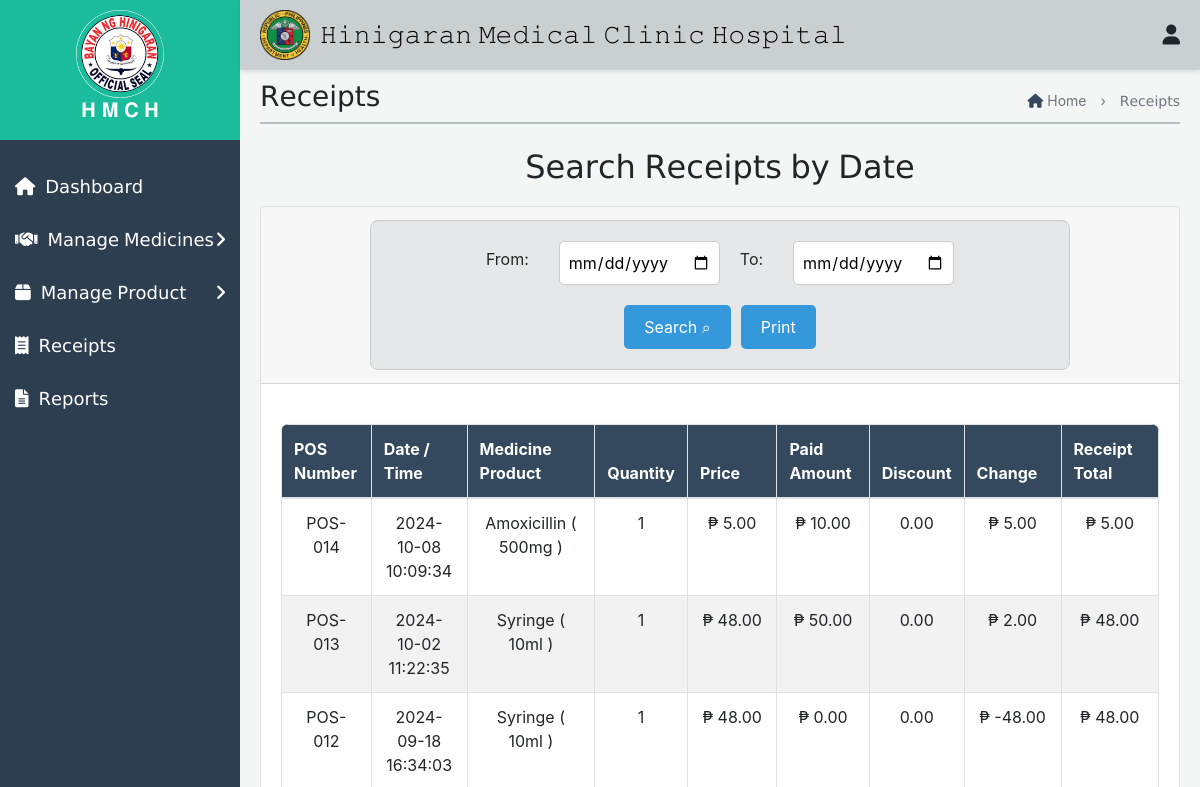
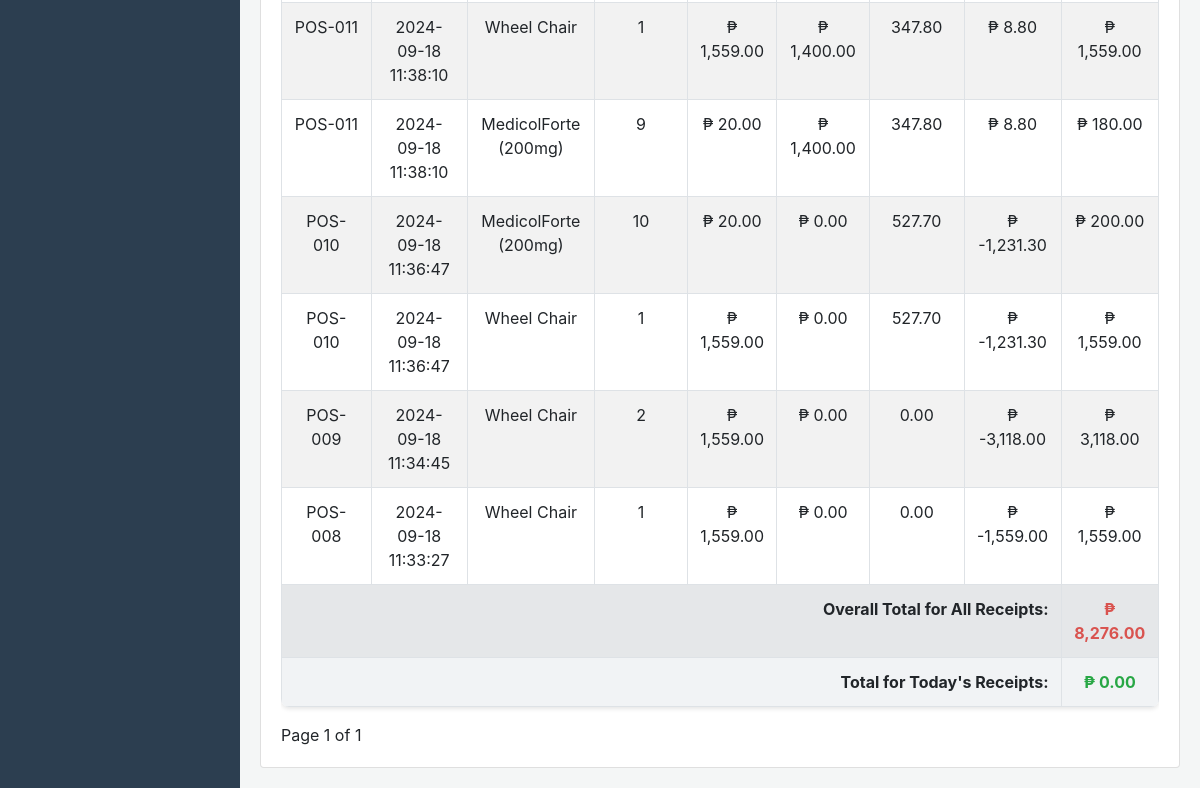
Before: /Pharmacy/InventoryStaffReceipt.php with the older database file (2 pictures, top to bottom).
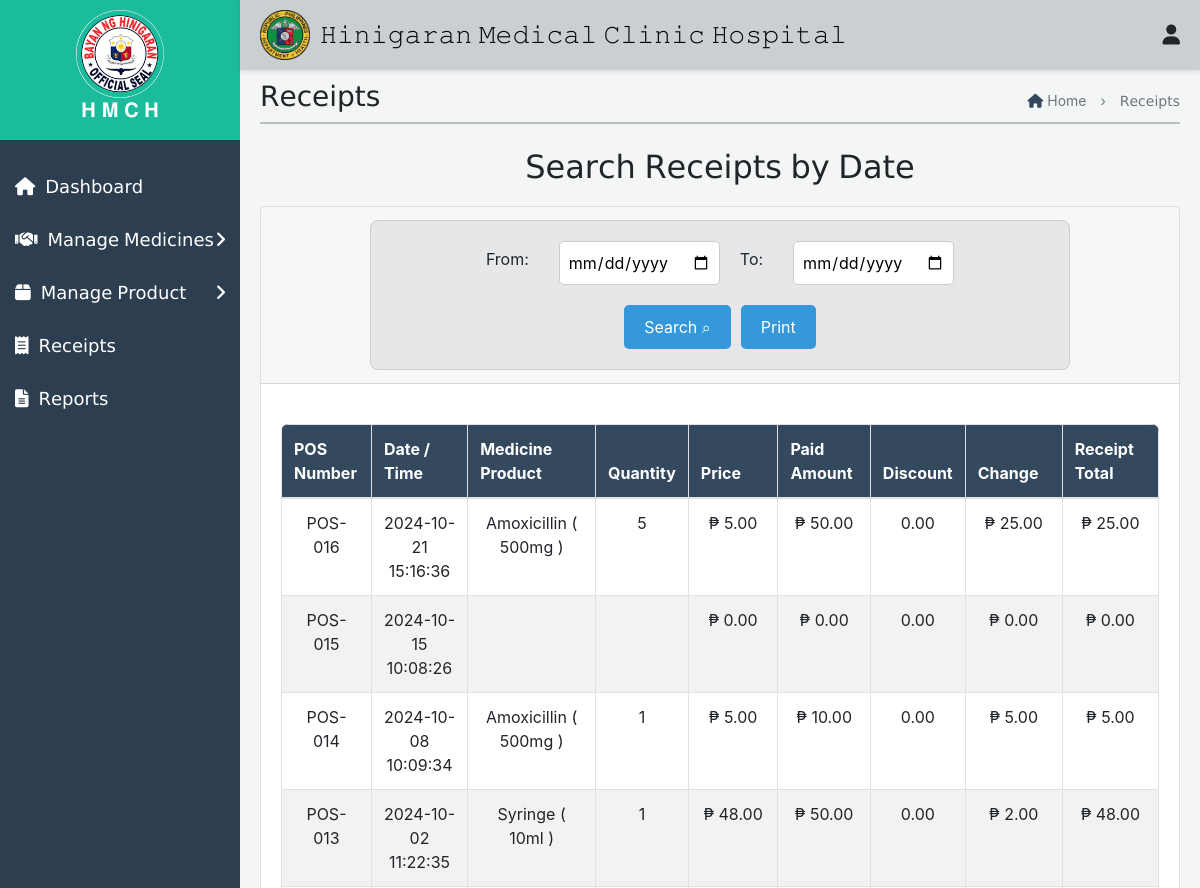
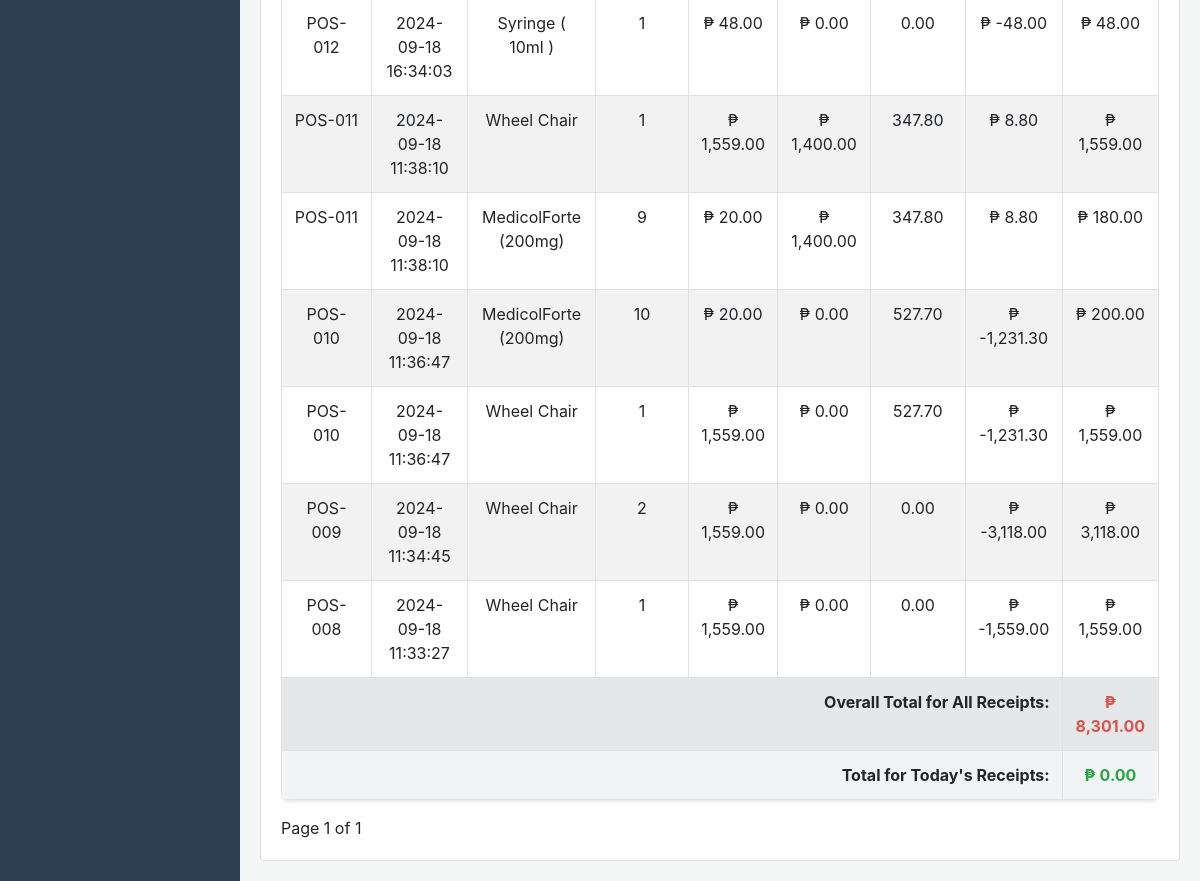
After: the same page with the newer database file (2 pictures, top to bottom).
### tables this page shows
CREATE TABLE `receipt_items` (
  `id` int(11) NOT NULL,
  `receipt_id` int(11) DEFAULT NULL,
  `medicine_product` varchar(255) NOT NULL,
  `quantity` int(11) NOT NULL,
  `price` decimal(10,2) NOT NULL,
  `total` decimal(10,2) NOT NULL
);

CREATE TABLE `receipts` (
  `id` int(11) NOT NULL,
  `pos_number` varchar(50) NOT NULL,
  `total` decimal(10,2) NOT NULL,
  `created_at` timestamp NOT NULL DEFAULT current_timestamp(),
  `paid_amount` decimal(10,2) NOT NULL,
  `change_amount` decimal(10,2) NOT NULL,
  `discount_amount` decimal(10,2) DEFAULT 0.00
);

### Pharmacy/InventoryStaffReceipt.php (the view, shortened to what the changed rows need)
<!DOCTYPE html>
<html lang="en">
<head>
    <link rel="stylesheet" href="Receipt.css">
    <link href="https://maxcdn.bootstrapcdn.com/bootstrap/4.5.2/css/bootstrap.min.css" rel="stylesheet">
    <link href="https://cdnjs.cloudflare.com/ajax/libs/font-awesome/5.15.4/css/all.min.css" rel="stylesheet">
</head>
<body>
    <div class="top-nav">
    <div class="icon-container">
        <h1>𝙷𝚒𝚗𝚒𝚐𝚊𝚛𝚊𝚗 𝙼𝚎𝚍𝚒𝚌𝚊𝚕 𝙲𝚕𝚒𝚗𝚒𝚌 𝙷𝚘𝚜𝚙𝚒𝚝𝚊𝚕</h1>
    </div>
</div>
     <div id="mySidenav" class="side-nav">
        <div class="logo-container">
            <h2>𝐇 𝐌 𝐂 𝐇</h2>
        </div>
    </div>
    <div id="mainContent" class="main-content">
<div class="first1" style="opacity: 0.9; border-top: 2px solid #b2babb; margin-top: -20px;"></div><br>
<h2 class="form-title">𝖲𝖾𝖺𝗋𝖼𝗁 𝖱𝖾𝖼𝖾𝗂𝗉𝗍𝗌 𝖻𝗒 𝖣𝖺𝗍𝖾</h2>
<section id="receipt-section">
    <div class="card">
        <div class="card-body">
            <div class="table-responsive" id="printableArea">
                <table border="1" class="table table-bordered" style="width:100%; border-collapse:collapse;">
                    <thead>
                        <tr>
                            <th>POS Number</th>
                            <th>Date / Time</th>
                            <th>Medicine Product</th>
                            <th>Quantity</th>
                            <th>Price</th>
                            <th>Paid Amount</th>
                            <th>Discount</th>
                            <th>Change</th>
                            <th>Receipt Total</th>
                        </tr>
                    </thead>
                    <tbody>
                        <?php
                        $servername = "localhost";
                        $username = "root";
                        $password = "";
                        $dbname = "database";
                        $conn = new mysqli($servername, $username, $password, $dbname);
                        $from_date = isset($_POST['from_date']) ? $_POST['from_date'] : '';
                        $to_date = isset($_POST['to_date']) ? $_POST['to_date'] : '';
                        $limit = 11;
                        $page = isset($_GET['page']) ? $_GET['page'] : 1;
                        $offset = ($page - 1) * $limit;
                        $sql = "SELECT
                                    receipts.pos_number,
                                    receipts.total AS receipt_total,
                                    receipts.created_at,
                                    receipts.paid_amount,
                                    receipts.change_amount,
                                    receipts.discount_amount,
                                    receipt_items.medicine_product,
                                    receipt_items.quantity,
                                    receipt_items.price,
                                    receipt_items.total AS item_total
                                FROM
                                    receipts
                                LEFT JOIN
                                    receipt_items
                                ON
                                    receipts.id = receipt_items.receipt_id
                                WHERE
                                    (DATE(receipts.created_at) BETWEEN '$from_date' AND '$to_date' OR '$from_date' = '' OR '$to_date' = '')
                                ORDER BY
                                    receipts.created_at DESC
                                LIMIT $limit OFFSET $offset";
                        $result = $conn->query($sql);
                        $overall_total = 0;
                        $today_total = 0;
                        if ($result->num_rows > 0) {
                            while ($row = $result->fetch_assoc()) {
                                $receiptDate = date('Y-m-d', strtotime($row['created_at']));
                                $receiptTime = date('H:i:s', strtotime($row['created_at']));
                                $overall_total += $row['item_total'];
                                echo "<tr>
                                        <td>" . $row['pos_number'] . "</td>
                                        <td>" . $receiptDate . " " . $receiptTime . "</td>
                                        <td>" . $row['medicine_product'] . "</td>
                                        <td>" . $row['quantity'] . "</td>
                                        <td>₱ " . number_format($row['price'], 2) . "</td>
                                        <td>₱ " . number_format($row['paid_amount'], 2) . "</td>
                                        <td>" . number_format($row['discount_amount'], 2) . "</td>
                                        <td>₱ " . number_format($row['change_amount'], 2) . "</td>
                                        <td>₱ " . number_format($row['item_total'], 2) . "</td>
                                      </tr>";
                            }
                            echo "<tr style='background-color: #e5e7e9; font-weight: bold;' id='overall-total'>
                                    <td colspan='8' style='text-align: right;'>Overall Total for All Receipts:</td>
                                    <td style='color: #d9534f;'>₱ " . number_format($overall_total, 2) . "</td>
                                  </tr>";
                            echo "<tr style='background-color: #f1f3f5; font-weight: bold;' id='today-total'>
                                    <td colspan='8' style='text-align: right;'>Total for Today's Receipts:</td>
                                    <td style='color: #28a745;'>₱ " . number_format($today_total, 2) . "</td>
                                  </tr>";
                        } else {
                            echo "<tr><td colspan='9'>No receipts found for the selected date range</td></tr>";
                        }
                        ?>
                    </tbody>
                </table>
            </div>
        </div>
    </div>
</section>
<link rel="stylesheet" href="https://cdnjs.cloudflare.com/ajax/libs/font-awesome/6.0.0-beta3/css/all.min.css">
</body>
</html>

Changed rows visible on the page:
added receipt_items: receipt.pos_number "POS-016", receipt.created_at "2024-10-21", receipt.created_at "15:16:36", medicine_product "Amoxicillin ( 500mg )", quantity "5", price "5.00", receipt.paid_amount "50.00", receipt.discount_amount "0.00", receipt.change_amount "25.00", total "25.00"
added receipts: pos_number "POS-015", created_at "2024-10-15", created_at "10:08:26", price "0.00", paid_amount "0.00", discount_amount "0.00", change_amount "0.00", item_total "0.00"
Other visible differences:
$overall_total: "8,276.00" → "8,301.00"
